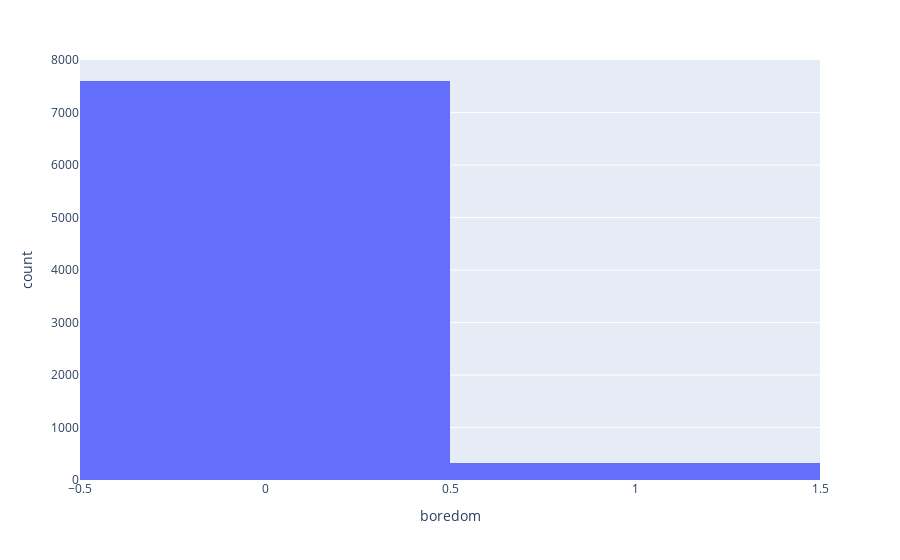

Source (notebook cell):
### Code cell
px.histogram(df_binary,
             'boredom')

### Figure 1 — Plotly figure (JSON) as saved in the notebook; plotly's stock layout.template omitted (floating-point values rounded to 4 significant figures; data arrays with more than 128 entries replaced by an {"elided": "..."} marker saying what was removed)
{"data": [{"bingroup": "x", "hovertemplate": "boredom=%{x}<br>count=%{y}<extra></extra>", "legendgroup": "", "marker": {"color": "#636efa", "pattern": {"shape": ""}}, "name": "", "orientation": "v", "showlegend": false, "type": "histogram", "x": {"elided": "7919 int values"}, "xaxis": "x", "yaxis": "y"}], "layout": {"barmode": "relative", "legend": {"tracegroupgap": 0}, "margin": {"t": 60}, "xaxis": {"anchor": "y", "domain": [0, 1], "title": {"text": "boredom"}}, "yaxis": {"anchor": "x", "domain": [0, 1], "title": {"text": "count"}}}}
